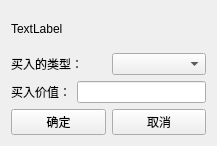
<?xml version="1.0" encoding="UTF-8"?>
<ui version="4.0">
 <class>buy_transaction_widget</class>
 <widget class="QWidget" name="buy_transaction_widget">
  <property name="geometry">
   <rect>
    <x>0</x>
    <y>0</y>
    <width>217</width>
    <height>146</height>
   </rect>
  </property>
  <property name="windowTitle">
   <string>Form</string>
  </property>
  <layout class="QVBoxLayout" name="verticalLayout">
   <item>
    <widget class="QLabel" name="code_symbol_lbl">
     <property name="text">
      <string>TextLabel</string>
     </property>
    </widget>
   </item>
   <item>
    <layout class="QHBoxLayout" name="horizontalLayout">
     <item>
      <widget class="QLabel" name="label_2">
       <property name="text">
        <string>买入的类型：</string>
       </property>
      </widget>
     </item>
     <item>
      <widget class="QComboBox" name="comboBox"/>
     </item>
    </layout>
   </item>
   <item>
    <layout class="QHBoxLayout" name="horizontalLayout_2">
     <item>
      <widget class="QLabel" name="label_3">
       <property name="text">
        <string>买入价值：</string>
       </property>
      </widget>
     </item>
     <item>
      <widget class="QLineEdit" name="lineEdit"/>
     </item>
    </layout>
   </item>
   <item>
    <layout class="QHBoxLayout" name="horizontalLayout_3">
     <item>
      <widget class="QPushButton" name="yes_btn">
       <property name="text">
        <string>确定</string>
       </property>
      </widget>
     </item>
     <item>
      <widget class="QPushButton" name="no_btn">
       <property name="text">
        <string>取消</string>
       </property>
      </widget>
     </item>
    </layout>
   </item>
  </layout>
 </widget>
 <resources/>
 <connections/>
</ui>
